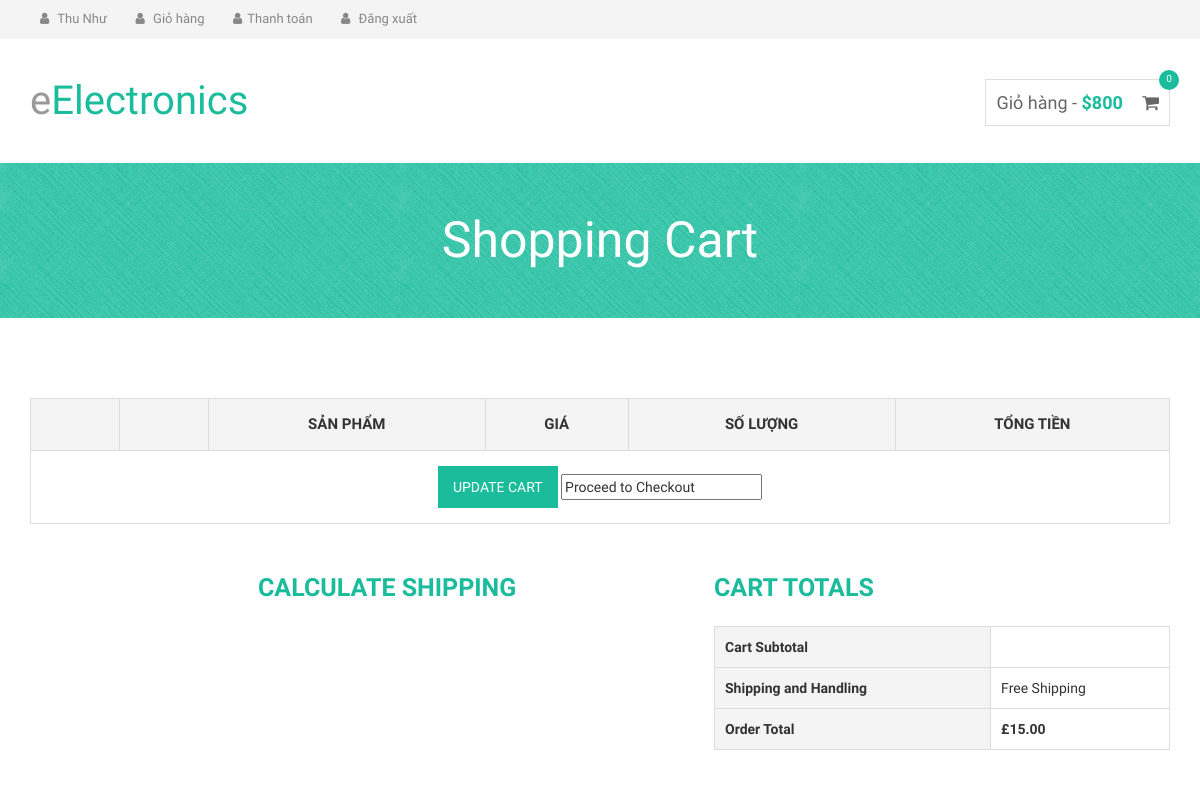
Page /home/cart/ (signed in, upper part) on the earlier database version.
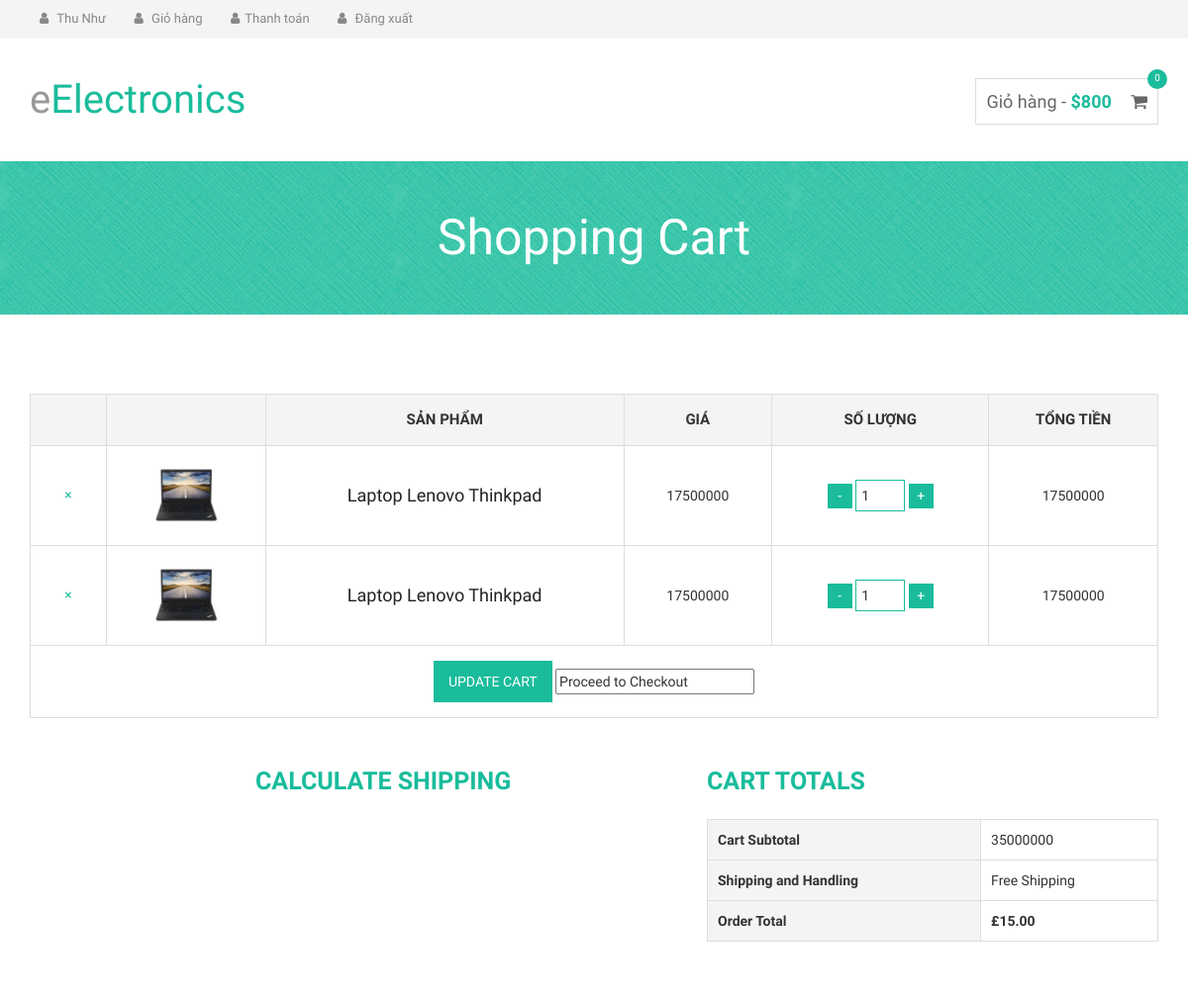
Same page on the later database version.
### user/models.py (models this page shows)
class User(models.Model):
    id_user = models.IntegerField(primary_key=True,null=False)
    username = models.CharField(max_length=100,null=False)
    password = models.CharField(max_length=100,null=False)
    hoten = models.CharField(max_length=100)
    gioitinh = models.BooleanField(default=True)
    diachi = models.CharField(max_length=100)
    dienthoai =  models.CharField(max_length=100)
    email = models.EmailField(max_length=100)
    quyen = models.BooleanField(default=True)

### donhangs/models.py (models this page shows)
class ChiTietDonHang(models.Model):
    id = models.AutoField(primary_key=True)
    donhang = models.ForeignKey(
        DonHang,
        on_delete=models.CASCADE,
    )
    sanpham = models.ForeignKey(SanPham , on_delete=models.CASCADE)
    dongia = models.FloatField(default=0)
    soluong = models.IntegerField(default=0)
    @property
    def thanhtien(self):
        return "%.0f" %(self.soluong * float(self.sanpham.get_dongia()))

class DonHang(models.Model):
    id = models.AutoField(primary_key=True)
    user = models.OneToOneField(
        User,
        on_delete=models.CASCADE,
    )
    ngaydat = models.DateField(default=datetime.datetime.now)
    hoten = models.CharField(max_length=100,blank=True,default='')
    dienthoai = models.CharField(max_length=100,blank=True,default='')
    diachinhan = models.CharField(max_length=100,blank=True,default='')
    ghichu = models.CharField(max_length=1000,blank=True,default='')
    trangthai = models.BooleanField(default=False)
    tongtien = models.FloatField(null=False,default=0)

### sanpham/models.py (models this page shows)
class SanPham(models.Model):
    id_sanpham = models.IntegerField(primary_key=True,null=False)
    loaisanpham = models.ForeignKey(LoaiSanPham, on_delete=models.CASCADE)
    tensanpham = models.CharField(max_length=500,null=True)
    hang = models.ForeignKey(Hang, on_delete=models.CASCADE)
    dongia = models.FloatField(default=0)
    soluong = models.IntegerField(default=0)
    mota = models.CharField(max_length=10000)
    hinhanh = models.CharField(max_length=1000)
    tinhtrang = models.BooleanField(default=True)
    ngaydat = models.DateField(default=datetime.datetime.now,null=True)
    def get_dongia(self):
        return  "%.0f" %(self.dongia)
    def get_hinhanh(self):
        return self.hinhanh

### donhangs/views.py (the view)
# urls.py: path('', views.view_cart, name='view_cart'),
def view_cart(request):
    id_user = request.session['id_user']
    user = User.objects.filter(pk = id_user).first()
    donhang_user = DonHang.objects.filter(user = user, trangthai = False).first()
    if donhang_user:
        list_chitiet_donhang = ChiTietDonHang.objects.filter(donhang = donhang_user)
        total = 0
        for i in list_chitiet_donhang:
            total+=float(i.thanhtien)
        donhang_user.tongtien = int(total)
        donhang_user.save()
        obj = {'list_chitiet_donhang' : list_chitiet_donhang,'donhang':donhang_user}
        request.session['id_donhang'] = donhang_user.id
        return render(request,'cart.html',obj)
    else:
        return render(request,'cart.html')

### templates/cart.html (shortened to what this page needs)
{% extends 'base.html'%} {% load static%} {% block contentblock%}
<div class="product-big-title-area">
  <div class="container">
    <div class="row">
      <div class="col-md-12">
        <div class="product-bit-title text-center">
          <h2>Shopping Cart</h2>
        </div>
      </div>
    </div>
  </div>
</div>
<div class="single-product-area">
  <div class="container">
    <div class="row">
      <div class="col-md-12">
        <div class="product-content-right">
          <div class="woocommerce">
            <form
              method="post"
              action="{% url 'donhangs:update_cart' list_chitiet_donhang%}"
            >
              <table cellspacing="0" class="shop_table cart">
                <thead>
                  <tr>
                    <th class="product-remove">&nbsp;</th>
                    <th class="product-thumbnail">&nbsp;</th>
                    <th class="product-name">Sản phẩm</th>
                    <th class="product-price">Giá</th>
                    <th class="product-quantity">Số lượng</th>
                    <th class="product-subtotal">Tổng tiền</th>
                  </tr>
                </thead>
                <tbody>
                  {% for item in list_chitiet_donhang %}
                  <tr class="cart_item">
                    <td class="product-remove">
                      <a
                        title="Remove this item"
                        class="remove"
                        href="{% url 'donhangs:remove_cart' item.sanpham.id_sanpham %}"
                        >×</a
                      >
                    </td>
                    <td class="product-thumbnail">
                      <a href="#"
                        ><img
                          width="145"
                          height="145"
                          alt="poster_1_up"
                          class="shop_thumbnail"
                          src="{% static item.sanpham.get_hinhanh %}"
                      /></a>
                    </td>
                    <td class="product-name">
                      <a href="single-product.html"
                        >{{item.sanpham.tensanpham}}</a
                      >
                    </td>
                    <td class="product-price">
                      <span class="amount">{{item.sanpham.get_dongia}}</span>
                    </td>
                    <td class="product-quantity">
                      <div class="quantity buttons_added">
                        <input type="button" class="minus" value="-" />
                        <input
                          name="soluong_{{item.sanpham.id_sanpham}}"
                          type="number"
                          size="4"
                          class="input-text qty text"
                          title="Qty"
                          value="{{item.soluong}}"
                          min="0"
                          step="1"
                        />
                        <input type="button" class="plus" value="+" />
                      </div>
                    </td>
                    <td class="product-subtotal">
                      <span class="amount">{{item.thanhtien}}</span>
                    </td>
                  </tr>
                  {% endfor %}
                  <tr>
                    <td class="actions" colspan="6">
                      <input
                        type="submit"
                        value="Update Cart"
                        name="update_cart"
                        class="button"
                      />
                      <input
                        value="Proceed to Checkout"
                        name="proceed"
                        class="checkout-button button alt wc-forward"
                      />
                    </td>
                  </tr>
                </tbody>
              </table>
            </form>
            <div class="cart-collaterals">
              <div class="cart_totals">
                <h2>Cart Totals</h2>
                <table cellspacing="0">
                  <tbody>
                    <tr class="cart-subtotal">
                      <th>Cart Subtotal</th>
                      <td><span class="amount">{{donhang.tongtien}}</span></td>
                    </tr>
                    <tr class="shipping">
                      <th>Shipping and Handling</th>
                      <td>Free Shipping</td>
                    </tr>
                    <tr class="order-total">
                      <th>Order Total</th>
                      <td>
                        <strong><span class="amount">£15.00</span></strong>
                      </td>
                    </tr>
                  </tbody>
                </table>
              </div>
              <form method="post" action="#" class="shipping_calculator">
                <h2>
                  <a
                    class="shipping-calculator-button"
                    data-toggle="collapse"
                    href="#calcalute-shipping-wrap"
                    aria-expanded="false"
                    aria-controls="calcalute-shipping-wrap"
                    >Calculate Shipping</a
                  >
                </h2>
              </form>
            </div>
          </div>
        </div>
      </div>
    </div>
  </div>
</div>
{% endblock %}

### templates/base.html (shortened to what this page needs)
{% load static%}
<!DOCTYPE html>
<html lang="en">
  <head>
    <link
      rel="stylesheet"
      href="http://maxcdn.bootstrapcdn.com/bootstrap/3.2.0/css/bootstrap.min.css"
    />
    <link
      rel="stylesheet"
      href="http://maxcdn.bootstrapcdn.com/font-awesome/4.3.0/css/font-awesome.min.css"
    />
    <link rel="stylesheet" href=" {% static 'css/owl.carousel.css' %}" />
    <link rel="stylesheet" href=" {% static 'css/style.css' %}" />
    <link rel="stylesheet" href=" {% static 'css/responsive.css' %}" />
  </head>
  <body>
    <div class="header-area">
      <div class="container">
        <div class="row">
          <div class="col-md-8">
            <div class="user-menu">
              <ul>
                <li>
                  <a href="#"><i class="fa fa-user"></i>
                    {% if request.session.hoten %}
                    {{request.session.hoten}} </a>
                    {% else %}
                    User
                    {% endif %}
                </li>
                <li>
                  <a href="{% url 'donhangs:view_cart' %}"><i class="fa fa-user"></i> Giỏ hàng </a>
                </li>
                <li>
                  <a href="#"
                    ><i class="fa fa-user"></i>Thanh toán</a
                  >
                </li>
                <li>
                  {% if request.session.id_user %}
                  <a href="{% url 'user:logout' %}"><i class="fa fa-user"></i> Đăng xuất </a>
                  {% else %}
                  <a href="{% url 'user:login' %}"><i class="fa fa-user"></i> Đăng nhập </a>
                  {% endif %}
                </li>
              </ul>
            </div>
          </div>
          </div>
        </div>
      </div>
    <div class="site-branding-area">
      <div class="container">
        <div class="row">
          <div class="col-sm-6">
            <div class="logo">
              <h1>
                <a href="{% url 'sanpham:home' %}">e<span>Electronics</span></a>
              </h1>
            </div>
          </div>
          <div class="col-sm-6">
            <div class="shopping-item">
              <a href="cart.html"
                >Giỏ hàng - <span class="cart-amunt">$800</span>
                <i class="fa fa-shopping-cart"></i>
                <span class="product-count">0</span></a
              >
            </div>
          </div>
        </div>
      </div>
    </div>
    {% block contentblock %}
    {% endblock %}
  </body>
</html>

### static/css/style.css (style rules this page uses)
img { max-width: 100%; height: auto; }
h1, h2, h3, h4, h5, h6 { font-weight: 700; margin: 0 0 15px; }
body { font-family: "Titillium Web", sans-serif; }
.header-area { background: none repeat scroll 0 0 #f4f4f4; }
.header-area a { color: #888; }
.user-menu ul { list-style: outside none none; margin: 0; padding: 0; }
.user-menu li { display: inline-block; }
.user-menu li a { display: block; font-size: 13px; margin-right: 5px; padding: 10px; }
.user-menu li a i.fa { margin-right: 5px; }
.logo h1 { font-size: 40px; margin: 40px 0; font-weight: 400; }
.logo h1 a { color: #999; }
.logo h1 a span { color: #1abc9c; }
.shopping-item { border: 1px solid #ddd; float: right; font-size: 18px; margin-top: 40px; padding: 10px; position: relative; }
.shopping-item a { color: #666; }
.cart-amunt { color: #1abc9c; font-weight: 700; }
.product-count { background: none repeat scroll 0 0 #1abc9c; border-radius: 50%; color: #fff; display: inline-block; font-size: 10px; height: 20px; padding-top: 2px; position: absolute; right: -10px; text-align: center; top: -10px; width: 20px; }
.shopping-item i.fa { margin-left: 15px; }
.slider-area, .promo-area, .brands-area, .maincontent-area, .footer-top-area, .product-widget-area, .product-breadcroumb-area, .single-product-area { position: relative; overflow: hidden; }
a { color: #1abc9c; }
.product-big-title-area { background: url(img/crossword.png) repeat scroll 0 0 #1abc9c; }
.product-bit-title h2 { font-family: raleway; font-size: 50px; font-weight: 200; margin: 0; padding: 50px 0; color: #fff; }
.single-product-area { padding: 80px 0 130px; }
input[type="submit"], button[type="submit"] { background: none repeat scroll 0 0 #1abc9c; border: medium none; color: #fff; padding: 11px 20px; text-transform: uppercase; }
.product-name { font-size: 25px; margin-bottom: 20px; }
.quantity { float: left; margin-right: 15px; }
.quantity input[type="number"] { border: 1px solid #1abc9c; padding: 5px; width: 50px; }
table.shop_table { border-bottom: 1px solid #ddd; border-right: 1px solid #ddd; margin-bottom: 50px; width: 100%; }
table.shop_table th, table.shop_table td { border-left: 1px solid #ddd; border-top: 1px solid #ddd; padding: 15px; text-align: center; }
table.shop_table th { background: none repeat scroll 0 0 #f4f4f4; font-size: 15px; text-transform: uppercase; }
td.product-thumbnail img { height: auto; width: 70px; }
td.product-name { font-size: 18px; }
div.quantity input.plus, div.quantity input.minus { background: none repeat scroll 0 0 #1abc9c; border: medium none; color: #fff; height: 25px; line-height: 15px; width: 25px; }
td.product-quantity div.quantity { float: none; margin: 0; }
.cart-collaterals { overflow: hidden; }
.cart_totals { float: right; margin-bottom: 50px; width: 40%; }
.cart-collaterals h2 { color: #1abc9c; font-size: 25px; margin-bottom: 25px; text-transform: uppercase; }
.cart_totals table { border-bottom: 1px solid #ddd; border-right: 1px solid #ddd; width: 100%; }
.cart_totals table th, .cart_totals table td { border-left: 1px solid #ddd; border-top: 1px solid #ddd; padding: 10px; }
.cart_totals table th { background: none repeat scroll 0 0 #f4f4f4; }
table.shop_table td.product-remove a { display: inline-block; padding: 0 5px 2px; text-transform: uppercase; }
table.shop_table td.product-name a { color: #222; }
.cart-collaterals .shipping_calculator { float: right; width: 40%; }

### static/css/responsive.css (style rules this page uses)
@media only screen and (min-width: 992px) and (max-width: 1280px) { input[type="submit"], button[type="submit"] { padding: 11px 15px; } }

Differences in the rows shown:
added ChiTietDonHang: sanpham.hinhanh (picture), sanpham.tensanpham "Laptop Lenovo Thinkpad", sanpham.get_dongia "17500000", sanpham.id_sanpham "1", thanhtien "17500000"
added ChiTietDonHang: sanpham.hinhanh (picture), sanpham.tensanpham "Laptop Lenovo Thinkpad", sanpham.get_dongia "17500000", sanpham.id_sanpham "1", thanhtien "17500000"
added DonHang: tongtien "35000000"
